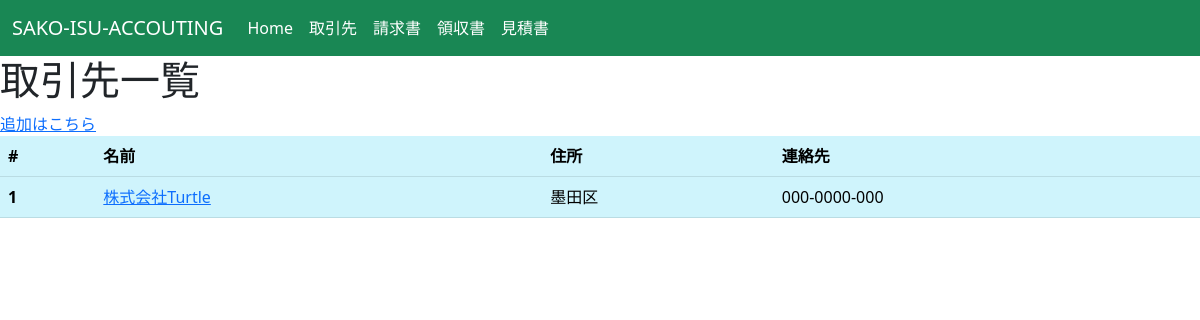
/business_partner, run on an earlier commit of the app's database.
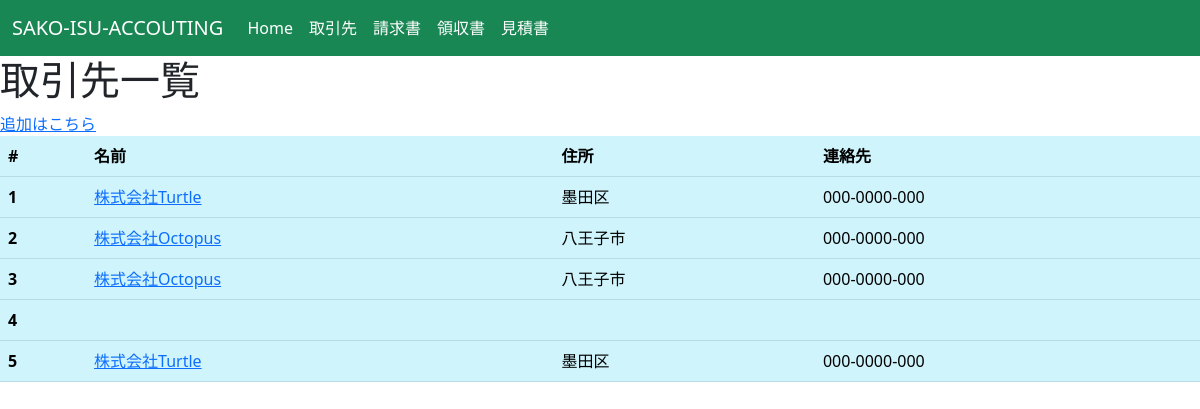
And on a later commit of the database.
### datebase.py (models this page shows)
class BusinessPartner(Model):
    name = CharField()
    address = CharField()
    contact = CharField()
    remarks = CharField()
    class Meta:
        database = db # This model uses the "people.db" database.

### main.py (the view)
@app.route("/business_partner")
def business_partner():
  business_partners = BusinessPartner.select()
  return render_template("business_partner.html", business_partners = business_partners)

### templates/business_partner.html (shortened to what this page needs)
<!DOCTYPE html>
<html lang="en">
<head>
  <link href="https://cdn.jsdelivr.net/npm/bootstrap@5.3.0/dist/css/bootstrap.min.css" rel="stylesheet">
</head>
<body>
  <nav class="navbar navbar-expand-lg bg-success">
    <div class="container-fluid">
      <a class="navbar-brand text-white" href="#">SAKO-ISU-ACCOUTING</a>
      <div class="collapse navbar-collapse" id="navbarSupportedContent">
        <ul class="navbar-nav me-auto mb-2 mb-lg-0">
          <li class="nav-item">
            <a class="nav-link active text-white" aria-current="page" href="/top">Home</a>
          </li>
          <li class="nav-item">
            <a class="nav-link text-white" href="/business_partner">取引先</a>
          </li>
          <li class="nav-item">
            <a class="nav-link text-white" href="/claim">請求書</a>
          </li>
          <li class="nav-item">
            <a class="nav-link text-white" href="/receipt">領収書</a>
          </li>
          <li class="nav-item">
            <a class="nav-link text-white" href="/quotation">見積書</a>
          </li>
        </ul>
      </div>
    </div>
  </nav>
  <h1>取引先一覧</h1>
  <a href="/business_partner_create"">
    追加はこちら
  </a>
  <table class="table table-info">
    <thead>
      <tr>
        <th scope="col">#</th>
        <th scope="col">名前</th>
        <th scope="col">住所</th>
        <th scope="col">連絡先</th>
      </tr>
    </thead>
    <tbody>
      {% for business_partner in business_partners %}
      <tr>
        <th scope="row">{{business_partner.id}}</th>
        <td>
          <a href="/business_partner_edit"> {{ business_partner.name }}</a>
         </td>
        <td>{{ business_partner.address }}</td>
        <td>{{ business_partner.contact }}</td>
      </tr>
      {% endfor %}
    </tbody>
  </table>
</body>
</html>

What changed in the data, as far as the page shows it:
added BusinessPartner: id "2", name "株式会社Octopus", address "八王子市", contact "000-0000-000"
added BusinessPartner: id "3", name "株式会社Octopus", address "八王子市", contact "000-0000-000"
added BusinessPartner: id "4"
added BusinessPartner: id "5", name "株式会社Turtle", address "墨田区", contact "000-0000-000"
